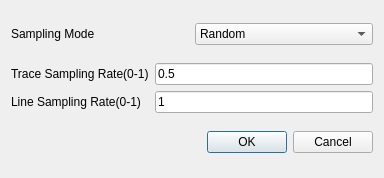
<ui version="4.0" >
 <class>SpsSampleDlgClass</class>
 <widget class="QDialog" name="SpsSampleDlgClass" >
  <property name="geometry" >
   <rect>
    <x>0</x>
    <y>0</y>
    <width>384</width>
    <height>178</height>
   </rect>
  </property>
  <property name="windowTitle" >
   <string>SpsSampleDlg</string>
  </property>
  <layout class="QVBoxLayout" name="verticalLayout" >
   <item>
    <layout class="QHBoxLayout" name="horizontalLayout_3" >
     <item>
      <widget class="QLabel" name="label" >
       <property name="text" >
        <string>Sampling Mode</string>
       </property>
      </widget>
     </item>
     <item>
      <widget class="QComboBox" name="comboBox_SamplingMode" >
       <item>
        <property name="text" >
         <string>Random</string>
        </property>
       </item>
       <item>
        <property name="text" >
         <string>Jitter random</string>
        </property>
       </item>
       <item>
        <property name="text" >
         <string>Segmented random</string>
        </property>
       </item>
      </widget>
     </item>
    </layout>
   </item>
   <item>
    <layout class="QGridLayout" name="gridLayout" >
     <item row="0" column="0" >
      <widget class="QLabel" name="label_2" >
       <property name="text" >
        <string>Trace Sampling Rate(0-1)</string>
       </property>
      </widget>
     </item>
     <item row="0" column="1" >
      <widget class="QLineEdit" name="lineEdit_TrSamplingRate" >
       <property name="text" >
        <string>0.5</string>
       </property>
      </widget>
     </item>
     <item row="1" column="0" >
      <widget class="QLabel" name="label_3" >
       <property name="text" >
        <string>Line Sampling Rate(0-1)</string>
       </property>
      </widget>
     </item>
     <item row="1" column="1" >
      <widget class="QLineEdit" name="lineEdit_LiSamplingRate" >
       <property name="text" >
        <string>1</string>
       </property>
      </widget>
     </item>
    </layout>
   </item>
   <item>
    <layout class="QHBoxLayout" name="horizontalLayout" >
     <item>
      <spacer name="horizontalSpacer" >
       <property name="orientation" >
        <enum>Qt::Horizontal</enum>
       </property>
       <property name="sizeHint" stdset="0" >
        <size>
         <width>40</width>
         <height>20</height>
        </size>
       </property>
      </spacer>
     </item>
     <item>
      <widget class="QPushButton" name="pushButton_OK" >
       <property name="text" >
        <string>OK</string>
       </property>
      </widget>
     </item>
     <item>
      <widget class="QPushButton" name="pushButton_Cancel" >
       <property name="text" >
        <string>Cancel</string>
       </property>
      </widget>
     </item>
    </layout>
   </item>
  </layout>
 </widget>
 <layoutdefault spacing="6" margin="11" />
 <resources/>
 <connections/>
</ui>
